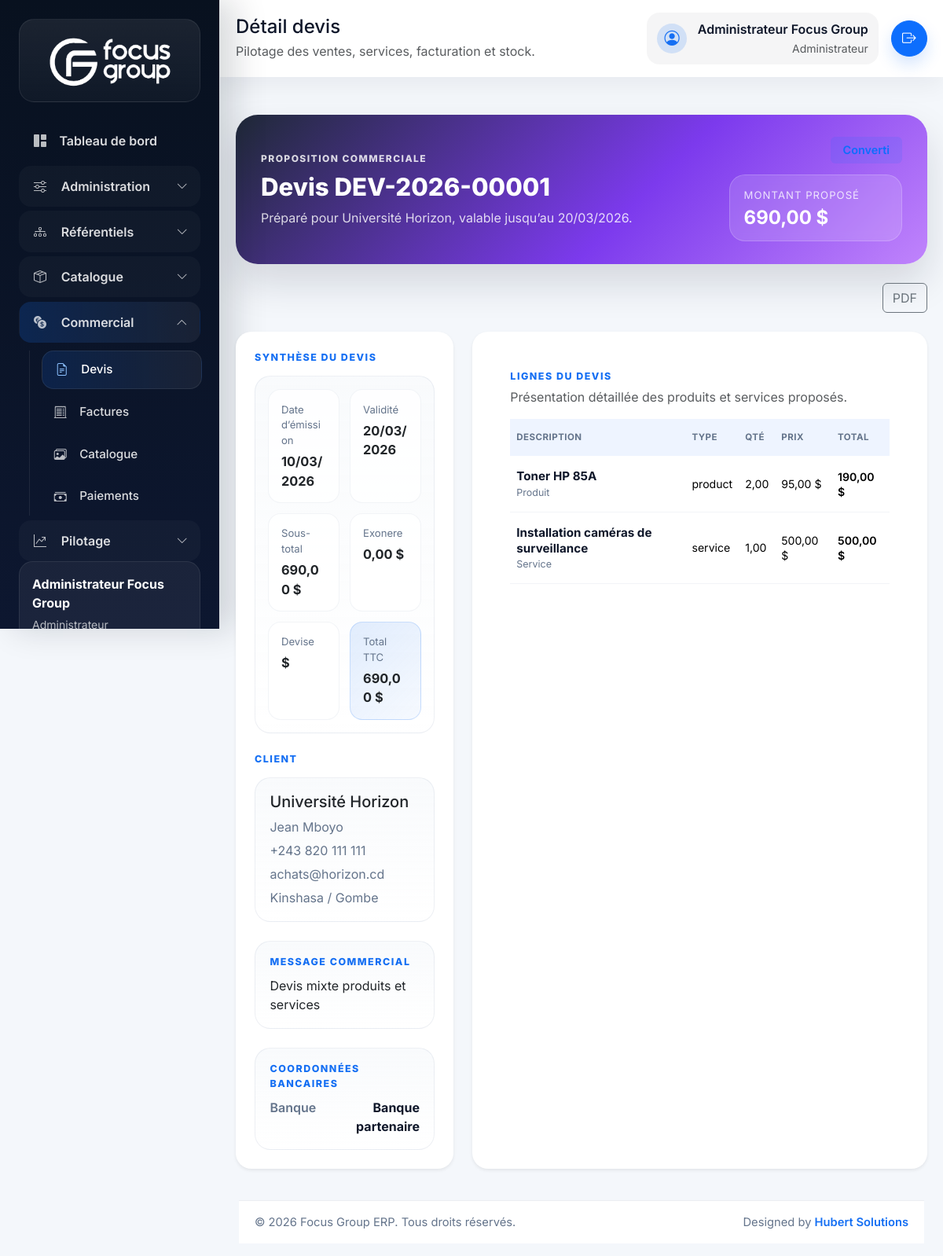
Page /index.php/quotes/show?id=1 (signed in) on the committed database.
### tables this page shows
CREATE TABLE quotes (
    id BIGINT UNSIGNED AUTO_INCREMENT PRIMARY KEY,
    client_id BIGINT UNSIGNED NOT NULL,
    quote_number VARCHAR(30) NOT NULL UNIQUE,
    quote_date DATE NOT NULL,
    valid_until DATE NULL,
    status ENUM('draft', 'sent', 'approved', 'rejected', 'converted', 'cancelled') NOT NULL DEFAULT 'draft',
    currency_code VARCHAR(10) NOT NULL DEFAULT 'USD',
    subtotal DECIMAL(18,2) NOT NULL DEFAULT 0,
    discount_amount DECIMAL(18,2) NOT NULL DEFAULT 0,
    tax_rate DECIMAL(5,2) NOT NULL DEFAULT 0.00,
    tax_amount DECIMAL(18,2) NOT NULL DEFAULT 0,
    grand_total DECIMAL(18,2) NOT NULL DEFAULT 0,
    notes TEXT NULL,
    created_by BIGINT UNSIGNED NOT NULL,
    deleted_at DATETIME NULL,
    created_at DATETIME NOT NULL DEFAULT CURRENT_TIMESTAMP,
    updated_at DATETIME NOT NULL DEFAULT CURRENT_TIMESTAMP ON UPDATE CURRENT_TIMESTAMP,
    CONSTRAINT fk_quotes_client FOREIGN KEY (client_id) REFERENCES clients(id),
    CONSTRAINT fk_quotes_user FOREIGN KEY (created_by) REFERENCES users(id)
);

CREATE TABLE users (
    id BIGINT UNSIGNED AUTO_INCREMENT PRIMARY KEY,
    role_id BIGINT UNSIGNED NOT NULL,
    shop_id BIGINT UNSIGNED NULL,
    full_name VARCHAR(150) NOT NULL,
    email VARCHAR(150) NOT NULL UNIQUE,
    phone VARCHAR(30) NULL,
    password VARCHAR(255) NOT NULL,
    avatar VARCHAR(255) NULL,
    is_active TINYINT(1) NOT NULL DEFAULT 1,
    last_login_at DATETIME NULL,
    deleted_at DATETIME NULL,
    created_at DATETIME NOT NULL DEFAULT CURRENT_TIMESTAMP,
    updated_at DATETIME NOT NULL DEFAULT CURRENT_TIMESTAMP ON UPDATE CURRENT_TIMESTAMP,
    CONSTRAINT fk_users_role FOREIGN KEY (role_id) REFERENCES roles(id),
    CONSTRAINT fk_users_shop FOREIGN KEY (shop_id) REFERENCES shops(id)
);

CREATE TABLE clients (
    id BIGINT UNSIGNED AUTO_INCREMENT PRIMARY KEY,
    client_code VARCHAR(30) NOT NULL UNIQUE,
    company_name VARCHAR(150) NOT NULL,
    contact_name VARCHAR(150) NULL,
    phone VARCHAR(30) NULL,
    email VARCHAR(150) NULL,
    address TEXT NULL,
    city VARCHAR(100) NULL,
    tax_number VARCHAR(100) NULL,
    notes TEXT NULL,
    is_active TINYINT(1) NOT NULL DEFAULT 1,
    deleted_at DATETIME NULL,
    created_at DATETIME NOT NULL DEFAULT CURRENT_TIMESTAMP,
    updated_at DATETIME NOT NULL DEFAULT CURRENT_TIMESTAMP ON UPDATE CURRENT_TIMESTAMP
);

CREATE TABLE quote_items (
    id BIGINT UNSIGNED AUTO_INCREMENT PRIMARY KEY,
    quote_id BIGINT UNSIGNED NOT NULL,
    item_type ENUM('product', 'service') NOT NULL,
    product_id BIGINT UNSIGNED NULL,
    service_id BIGINT UNSIGNED NULL,
    description VARCHAR(255) NOT NULL,
    quantity DECIMAL(18,2) NOT NULL DEFAULT 1,
    unit_price DECIMAL(18,2) NOT NULL DEFAULT 0,
    discount_amount DECIMAL(18,2) NOT NULL DEFAULT 0,
    tax_amount DECIMAL(18,2) NOT NULL DEFAULT 0,
    line_total DECIMAL(18,2) NOT NULL DEFAULT 0,
    created_at DATETIME NOT NULL DEFAULT CURRENT_TIMESTAMP,
    CONSTRAINT fk_quote_items_quote FOREIGN KEY (quote_id) REFERENCES quotes(id) ON DELETE CASCADE,
    CONSTRAINT fk_quote_items_product FOREIGN KEY (product_id) REFERENCES products(id),
    CONSTRAINT fk_quote_items_service FOREIGN KEY (service_id) REFERENCES services(id)
);

### app/Views/quotes/show.php (the view, shortened to what the rows shown need)
<?php $quoteCurrency = normalize_currency_code($quote['currency_code'] ?? 'USD'); ?>
<div class="document-shell">
    <div class="document-hero quote-document-hero mb-4">
        <div>
            <div class="document-kicker">Proposition commerciale</div>
            <h1 class="document-title mb-2">Devis <?= e($quote['quote_number']); ?></h1>
            <p class="document-subtitle mb-0">Préparé pour <?= e($quote['client_name']); ?>, valable jusqu’au <?= e($quote['valid_until'] ? date('d/m/Y', strtotime((string) $quote['valid_until'])) : '—'); ?>.</p>
        </div>
        <div class="document-hero-side">
            <span class="badge <?= e(status_badge_class($quote['status'])); ?> document-status-badge"><?= e(status_label($quote['status'])); ?></span>
            <div class="document-total-card">
                <span>Montant proposé</span>
                <strong><?= e(format_money($quote['grand_total'], $quoteCurrency)); ?></strong>
            </div>
        </div>
    </div>
    <div class="row g-4">
        <div class="col-lg-4">
            <div class="card border-0 shadow-sm document-card h-100">
                <div class="card-body p-4">
                    <div class="document-summary-grid compact mb-4">
                        <div><span>Date d’émission</span><strong><?= e(date('d/m/Y', strtotime((string) $quote['quote_date']))); ?></strong></div>
                        <div><span>Validité</span><strong><?= e($quote['valid_until'] ? date('d/m/Y', strtotime((string) $quote['valid_until'])) : '—'); ?></strong></div>
                        <div><span>Sous-total</span><strong><?= e(format_money($quote['subtotal'], $quoteCurrency)); ?></strong></div>
                        <div><span><?= e(tax_rate_label($quote['tax_rate'] ?? 0)); ?></span><strong><?= e(format_money($quote['tax_amount'], $quoteCurrency)); ?></strong></div>
                        <div><span>Devise</span><strong><?= e(currency_symbol($quoteCurrency)); ?></strong></div>
                        <div class="highlight"><span>Total TTC</span><strong><?= e(format_money($quote['grand_total'], $quoteCurrency)); ?></strong></div>
                    </div>
                    <div class="document-party-card mb-4">
                        <h3 class="h5 mb-2"><?= e($quote['client_name']); ?></h3>
                        <div class="document-meta-list">
                            <?php if (!empty($quote['contact_name'])): ?><span><?= e($quote['contact_name']); ?></span><?php endif; ?>
                            <?php if (!empty($quote['client_phone'])): ?><span><?= e($quote['client_phone']); ?></span><?php endif; ?>
                            <?php if (!empty($quote['client_email'])): ?><span><?= e($quote['client_email']); ?></span><?php endif; ?>
                            <?php if (!empty($quote['client_address'])): ?><span><?= e($quote['client_address']); ?></span><?php endif; ?>
                        </div>
                    </div>
                    <?php if ($quote['notes']): ?>
                        <div class="document-note">
                            <div class="document-section-label mb-2">Message commercial</div>
                            <p class="mb-0"><?= e($quote['notes']); ?></p>
                        </div>
                    <?php endif; ?>
                </div>
            </div>
        </div>
        <div class="col-lg-8">
            <div class="card border-0 shadow-sm document-card h-100">
                <div class="card-body p-4 p-xl-5">
                    <div class="table-responsive">
                        <table class="table document-lines-table align-middle mb-0">
                            <thead><tr><th>Description</th><th>Type</th><th>Qté</th><th>Prix</th><th>Total</th></tr></thead>
                            <tbody>
                                <?php foreach ($items as $item): ?>
                                    <tr>
                                        <td>
                                            <div class="table-cell-stack">
                                                <div class="table-cell-main"><?= e($item['description']); ?></div>
                                                <div class="table-cell-meta"><?= e($item['item_type'] === 'product' ? 'Produit' : 'Service'); ?></div>
                                            </div>
                                        </td>
                                        <td><?= e($item['item_type']); ?></td>
                                        <td><?= e(number_format((float) $item['quantity'], 2, ',', ' ')); ?></td>
                                        <td><?= e(format_money($item['unit_price'], $quoteCurrency)); ?></td>
                                        <td class="fw-semibold"><?= e(format_money($item['line_total'], $quoteCurrency)); ?></td>
                                    </tr>
                                <?php endforeach; ?>
                            </tbody>
                        </table>
                    </div>
                </div>
            </div>
        </div>
    </div>
</div>

### app/Views/partials/sidebar.php (shortened to what the rows shown need)
<?php
$currentUser = \App\Core\Auth::user();
?>
<aside class="sidebar border-end" id="appSidebar">
    <div class="sidebar-user mt-auto">
        <div class="sidebar-user-name"><?= e($currentUser['full_name'] ?? 'Invité'); ?></div>
        <small><?= e($currentUser['role_name'] ?? ''); ?></small>
    </div>
</aside>

### app/Views/partials/navbar.php (shortened to what the rows shown need)
<?php $currentUser = \App\Core\Auth::user(); ?>
<header class="topbar d-flex align-items-center justify-content-between mb-4">
    <div class="topbar-heading min-w-0">
        <h2 class="h4 mb-1 topbar-title"><?= e($pageTitle ?? 'Tableau de bord'); ?></h2>
    </div>
    <div class="d-flex align-items-center gap-3 flex-wrap justify-content-end topbar-actions">
        <div class="topbar-user text-start text-md-end d-none d-md-flex">
            <div>
                <div class="fw-semibold"><?= e($currentUser['full_name'] ?? ''); ?></div>
                <small class="text-muted"><?= e($currentUser['role_name'] ?? ''); ?></small>
            </div>
        </div>
    </div>
</header>

### rows in the picture
quotes: created_by.full_name "Administrateur Focus Group", quote_number "DEV-2026-00001", client.company_name "Université Horizon", valid_until "20/03/2026", status "Converti", format_money($quote['grand_total'], $quoteCurrency) "690,00 $", quote_date "10/03/2026", format_money($quote['subtotal'], $quoteCurrency) "690,00 $", tax_rate "Exonere", format_money($quote['tax_amount'], $quoteCurrency) "0,00 $", currency_code "$", client.contact_name "Jean Mboyo", client.phone "+243 820 111 111", client.email "achats@horizon.cd", client.address "Kinshasa / Gombe", notes "Devis mixte produits et services"
quote_items: description "Toner HP 85A", item_type "Produit", item_type "product", quantity "2,00", unit_price.currency_code "95,00 $", line_total.currency_code "190,00 $"
quote_items: description "Installation caméras de surveillance", item_type "Service", item_type "service", quantity "1,00", unit_price.currency_code "500,00 $", line_total.currency_code "500,00 $"

### other values in the picture
$currentUser['role_name'] "Administrateur"
$pageTitle "Détail devis"
app_scope_description() "Pilotage des ventes, services, facturation et stock."
$label "Banque"
$value "Banque partenaire"
config('app.name') "Focus Group ERP"
